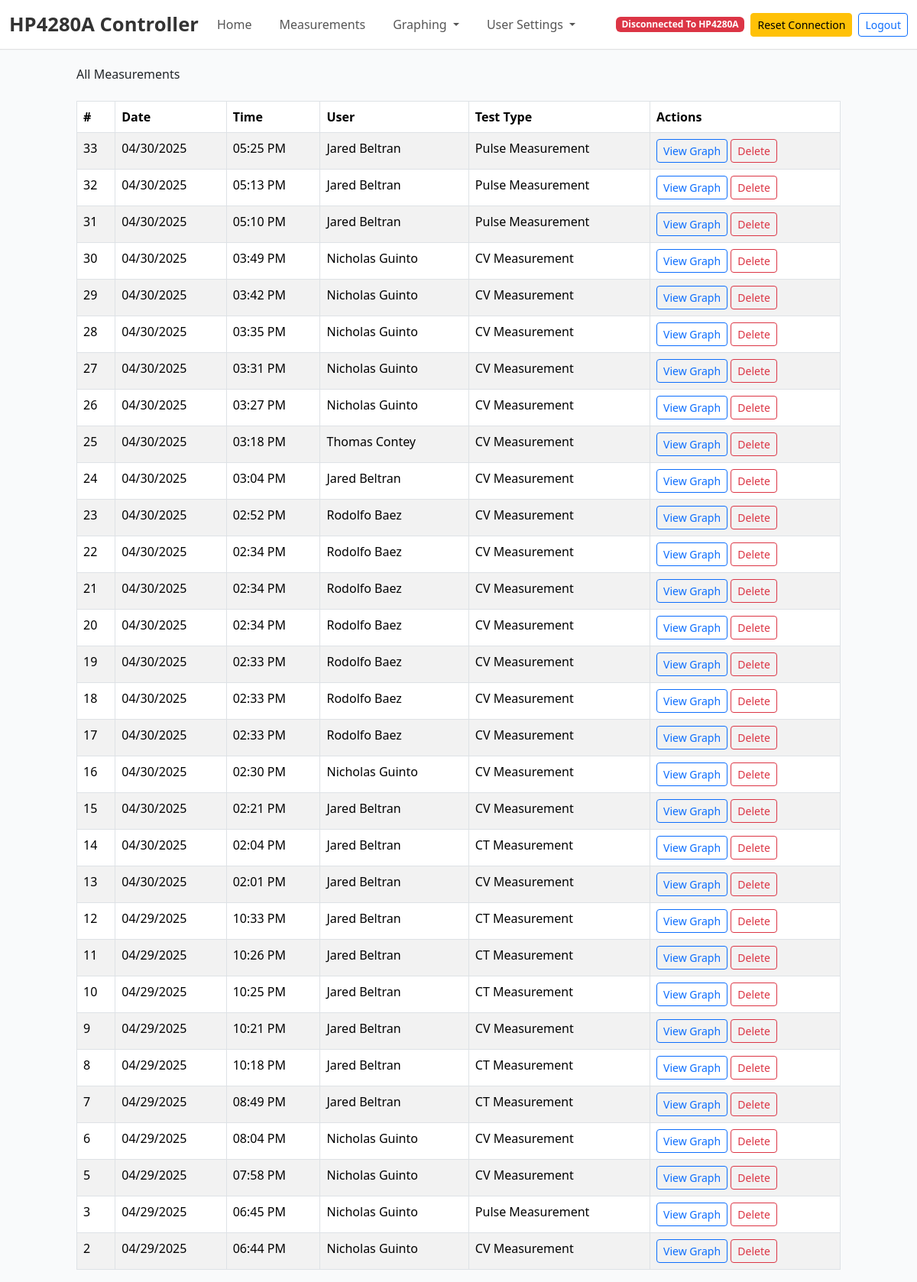
/admin_measure (signed in), run on an earlier commit of the app's database.
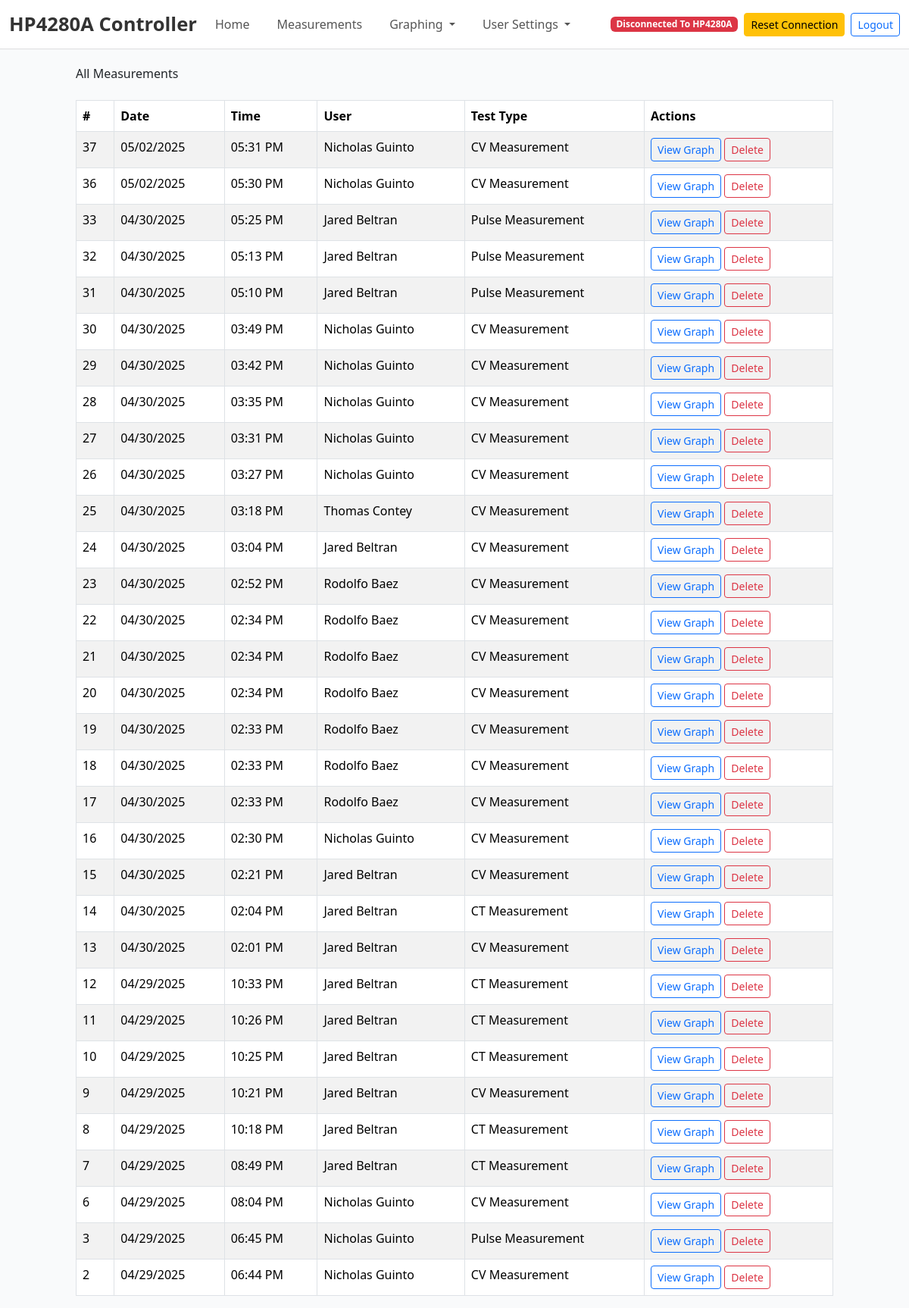
And on a later commit of the database.
### tables this page shows
CREATE TABLE measurements (
            measurement_id INTEGER PRIMARY KEY AUTOINCREMENT,
            date_recorded DATE NOT NULL,
            time_recorded TIME NOT NULL,
            user_id INTEGER NOT NULL,
            test_type TEXT NOT NULL,
            csv_file_path TEXT,
            FOREIGN KEY (user_id) REFERENCES users (id)
        );

### main.py (the view)
@app.route('/admin_measure', methods=["GET"])
def admin_measure():
    if 'email' not in session:
        flash("Please log in to access this page.", "error")
        return redirect(url_for("login"))
    user = get_user_by_email(session['email'])
    if not user:
        flash("User not found. Please log in again.", "error")
        return redirect(url_for("login"))
    if user[5] == 0:  # Check the `is_admin` value
        flash("You do not have permission to access this page.", "error")
        return redirect(url_for("home"))
    conn = sqlite3.connect(DB_path)
    cursor = conn.cursor()
    cursor.execute('''
        SELECT m.measurement_id, m.date_recorded, m.time_recorded, u.first_name || ' ' || u.last_name AS full_name, m.test_type
        FROM measurements m
        JOIN users u ON m.user_id = u.id
        ORDER BY m.date_recorded DESC, m.time_recorded DESC
    ''')
    measurements = cursor.fetchall()
    conn.close()
    return render_template("admin_measure.html", measurements=measurements)

### database.py (called while the page is built)
def get_user_by_email(email):
    conn = sqlite3.connect(DB_path)
    cursor = conn.cursor()
    cursor.execute('''
        SELECT * FROM users WHERE email = ?
    ''', (email,))
    user = cursor.fetchone()
    conn.close()
    return user

### main.py (called while the page is built, shortened)
@app.template_filter('datetimeformat')
def datetimeformat(value, format='%Y-%m-%d'):
    try:
        value = datetime.datetime.strptime(value, '%Y-%m-%d %H:%M:%S')
    except ValueError:
        try:
            value = datetime.datetime.strptime(value, '%Y-%m-%d')
        except ValueError:
            try:
                value = datetime.datetime.strptime(value, '%H:%M:%S')
            except ValueError:
                return value
    return value.strftime(format)

@app.context_processor
def inject_user_info():
    if 'email' in session:
        user = get_user_by_email(session['email'])
        if user:
            return {
                'username': f"{user[1]} {user[2]}",  # First name and last name
                'user_id': user[0],  # User ID
                'email': user[3],  # Email
                'is_admin': user[5] == 1  # Check if the user is an admin (assuming `is_admin` is the 6th column)
            }

### templates/admin_measure.html (shortened to what this page needs)
{% extends "base.html" %}
{% block content %}
<div class="container mt-4">
    <h2 class="mb-4">All Measurements</h2>
    {% if measurements %}
        <table class="table table-striped table-bordered">
            <thead>
                <tr>
                    <th>#</th>
                    <th>Date</th>
                    <th>Time</th>
                    <th>User</th>
                    <th>Test Type</th>
                    <th>Actions</th>
                </tr>
            </thead>
            <tbody>
                {% for measurement in measurements %}
                    <tr>
                        <td>{{ measurement[0] }}</td>
                        <td>{{ measurement[1] | datetimeformat('%m/%d/%Y') }}</td>
                        <td>{{ measurement[2] | datetimeformat('%I:%M %p') }}</td>
                        <td>{{ measurement[3] }}</td>
                        <td>{{ measurement[4] }}</td>
                        <td>
                            <a href="{{ url_for('view_measurement', measurement_id=measurement[0]) }}" class="btn btn-outline-primary btn-sm">View Graph</a>
                            <form action="{{ url_for('delete_measurement', measurement_id=measurement[0]) }}" method="POST" style="display:inline;">
                                <button type="submit" class="btn btn-outline-danger btn-sm" onclick="return confirm('Are you sure you want to delete this measurement?');">Delete</button>
                            </form>
                        </td>
                    </tr>
                {% endfor %}
            </tbody>
        </table>
    {% else %}
        <p>No measurements found.</p>
    {% endif %}
</div>
{% endblock %}

What changed in the data, as far as the page shows it:
removed measurements: measurement_id "5", date_recorded "04/29/2025", time_recorded "07:58 PM", measurement "Nicholas Guinto", test_type "CV Measurement"
added measurements: measurement_id "37", date_recorded "05/02/2025", time_recorded "05:31 PM", measurement "Nicholas Guinto", test_type "CV Measurement"
added measurements: measurement_id "36", date_recorded "05/02/2025", time_recorded "05:30 PM", measurement "Nicholas Guinto", test_type "CV Measurement"
